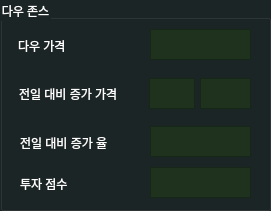
   <widget class="QGroupBox" name="groupBox_7">
    <property name="geometry">
     <rect>
      <x>592</x>
      <y>300</y>
      <width>271</width>
      <height>211</height>
     </rect>
    </property>
    <property name="styleSheet">
     <string notr="true">color: black;
background-color: rgb(27, 37, 38);
color: rgb(255, 255, 255);
font: 10pt &quot;맑은고딕&quot;;</string>
    </property>
    <property name="title">
     <string>다우 존스</string>
    </property>
    <widget class="QLabel" name="label_28">
     <property name="geometry">
      <rect>
       <x>20</x>
       <y>178</y>
       <width>56</width>
       <height>12</height>
      </rect>
     </property>
     <property name="text">
      <string>투자 점수</string>
     </property>
    </widget>
    <widget class="QTextEdit" name="DAU_5">
     <property name="geometry">
      <rect>
       <x>150</x>
       <y>167</y>
       <width>101</width>
       <height>31</height>
      </rect>
     </property>
     <property name="styleSheet">
      <string notr="true">color: black;
background-color: rgb(30, 50, 30);
color: rgb(255, 255, 255);
font: 10pt &quot;맑은고딕&quot;;</string>
     </property>
    </widget>
    <widget class="QLabel" name="label_29">
     <property name="geometry">
      <rect>
       <x>19</x>
       <y>86</y>
       <width>122</width>
       <height>16</height>
      </rect>
     </property>
     <property name="text">
      <string>전일 대비 증가 가격</string>
     </property>
    </widget>
    <widget class="QLabel" name="label_30">
     <property name="geometry">
      <rect>
       <x>18</x>
       <y>38</y>
       <width>91</width>
       <height>16</height>
      </rect>
     </property>
     <property name="text">
      <string>다우 가격</string>
     </property>
    </widget>
    <widget class="QLabel" name="label_31">
     <property name="geometry">
      <rect>
       <x>20</x>
       <y>135</y>
       <width>101</width>
       <height>16</height>
      </rect>
     </property>
     <property name="text">
      <string>전일 대비 증가 율</string>
     </property>
    </widget>
    <widget class="QTextEdit" name="DAU_3">
     <property name="geometry">
      <rect>
       <x>200</x>
       <y>78</y>
       <width>51</width>
       <height>31</height>
      </rect>
     </property>
     <property name="styleSheet">
      <string notr="true">color: black;
background-color: rgb(30, 50, 30);
color: rgb(255, 255, 255);
font: 10pt &quot;맑은고딕&quot;;</string>
     </property>
    </widget>
    <widget class="QTextEdit" name="DAU_1">
     <property name="geometry">
      <rect>
       <x>150</x>
       <y>29</y>
       <width>101</width>
       <height>31</height>
      </rect>
     </property>
     <property name="styleSheet">
      <string notr="true">color: black;
background-color: rgb(30, 50, 30);
color: rgb(255, 255, 255);
font: 10pt &quot;맑은고딕&quot;;</string>
     </property>
    </widget>
    <widget class="QTextEdit" name="DAU_4">
     <property name="geometry">
      <rect>
       <x>150</x>
       <y>126</y>
       <width>101</width>
       <height>31</height>
      </rect>
     </property>
     <property name="styleSheet">
      <string notr="true">color: black;
background-color: rgb(30, 50, 30);
color: rgb(255, 255, 255);
font: 10pt &quot;맑은고딕&quot;;</string>
     </property>
    </widget>
    <widget class="QTextEdit" name="DAU_2">
     <property name="geometry">
      <rect>
       <x>149</x>
       <y>78</y>
       <width>46</width>
       <height>31</height>
      </rect>
     </property>
     <property name="styleSheet">
      <string notr="true">color: black;
background-color: rgb(30, 50, 30);
color: rgb(255, 255, 255);
font: 10pt &quot;맑은고딕&quot;;</string>
     </property>
    </widget>
   </widget>
